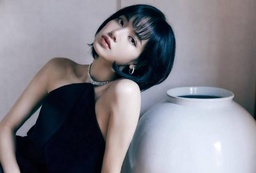
#> input picture lab01/lisa.jpeg, 256 x 173 px, shrunk from 674 x 455 before the run
$ python lab3_1.py
#> lines starting #> are read from the running program, lines starting #| are printed output that depends on the picture
#> further down, image is the input picture: shape (173, 256, 3); mean B, G, R 136.6, 128.1, 129.8
import os.path as path
import numpy as np
import math
import cv2

SCALE = 3
def NN_interpolation(img, dstH, dstW):
#> called with dstH = 519, dstW = 768
    scrH, scrW =img.shape[:2]
#> scrH = 173; scrW = 256
    retimg = np.zeros((dstH, dstW, 3), dtype=np.uint8)
    for y in range(dstH-1):
        for x in range(dstW-1):
            select_x = round(x*(scrW/dstW))
            select_y = round(y*(scrH/dstH))
            retimg[y, x] = img[select_y, select_x]
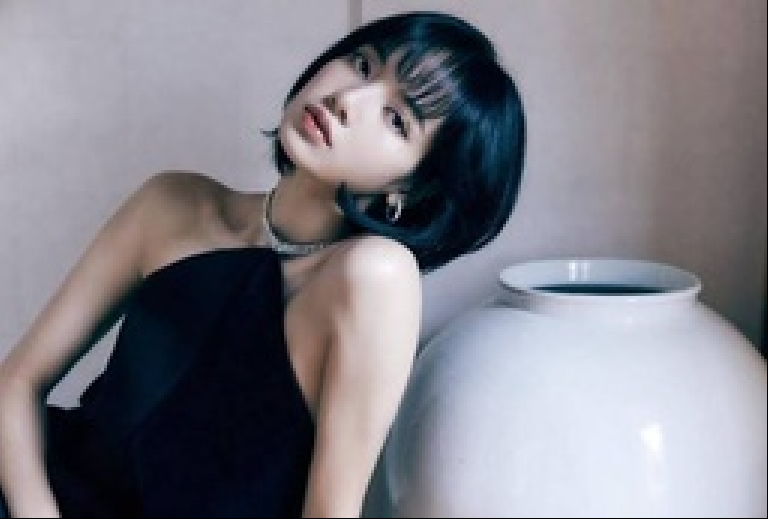
#> retimg: shape (519, 768, 3); mean B, G, R 136, 127.6, 129.3
    return retimg

def BiLinear_interpolation(img,dstH,dstW):
#> called with dstH = 519, dstW = 768
    scrH, scrW = img.shape[:2]
#> scrH = 173; scrW = 256
    img = np.pad(img,((0,1),(0,1),(0,0)),'edge')
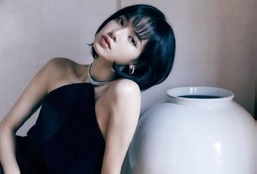
#> img: shape (174, 257, 3); mean of channels 0, 1, 2 136.4, 128, 129.7; drawn as B, G, R
    print(img.shape)
#| (174, 257, 3)
    retimg=np.zeros((dstH,dstW,3),dtype=np.uint8)
    for i in range(dstH):
        for j in range(dstW):
            scrx=(i+1)*(scrH/dstH)-1
            scry=(j+1)*(scrW/dstW)-1
            x=math.floor(scrx)
            y=math.floor(scry)
            u=scrx-x
            v=scry-y
            retimg[i,j]=(1-u)*(1-v)*img[x,y]+u*(1-v)*img[x+1,y]+(1-u)*v*img[x,y+1]+u*v*img[x+1,y+1]
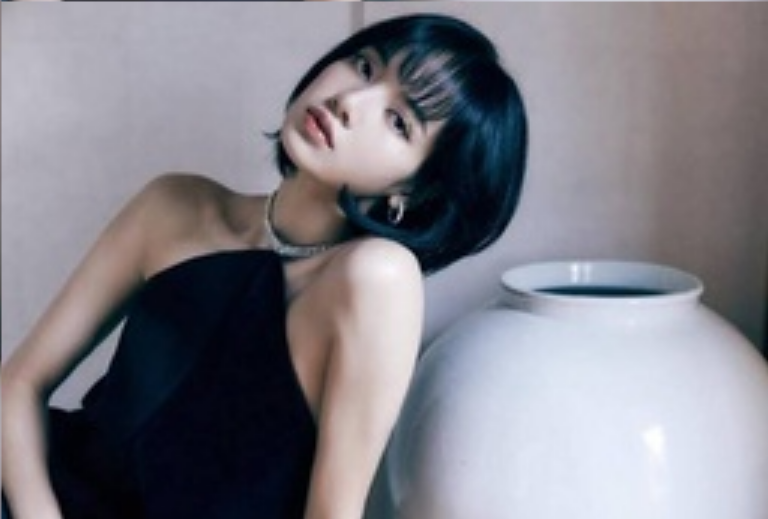
#> retimg: shape (519, 768, 3); mean of channels 0, 1, 2 136.2, 127.8, 129.5; drawn as B, G, R

    return retimg
if __name__ == '__main__':
    image = cv2.imread(path.join('lisa.jpeg'))
    image2 = NN_interpolation(image,image.shape[0]*SCALE, image.shape[1]*SCALE)
    image3 = BiLinear_interpolation(image,image.shape[0]*SCALE,image.shape[1]*SCALE)
    cv2.imshow('Original_Lisa', image)
    cv2.imshow('NN_interpolation', image2)
    cv2.imshow('Bilinear_Interpolation', image3)

    cv2.waitKey()
    cv2.destroyAllWindows()
